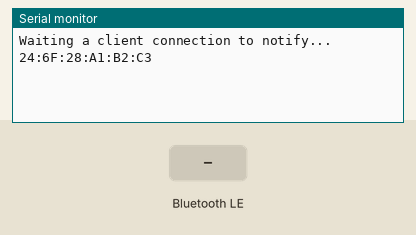
Simulated run of this sketch. Board: ESP32-C3. On the bench: the last lines printed to the serial monitor. The test bench sets the inputs (shaded band). Nothing arrives over Bluetooth unless stated; a phone connects over Bluetooth LE 3 s after start.

Above: at 1.2 s.
1.3 s: Bluetooth LE write "1" received
At 2.5 s:
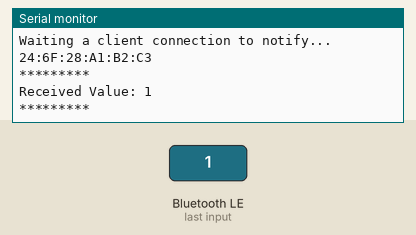
2.8 s: Bluetooth LE write "0" received
At 3.8 s:
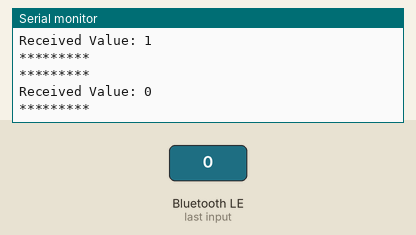
4.3 s: Bluetooth LE write "2" received
At 4.9 s:
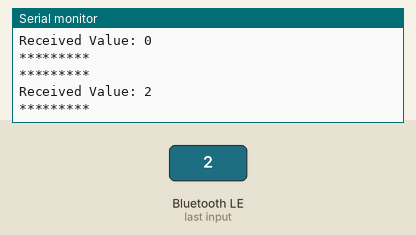

The sketch:

ESP32_C3_Bluetooth.ino
```cpp
/*
    Video: https://www.youtube.com/watch?v=oCMOYS71NIU
    Based on Neil Kolban example for IDF: https://github.com/nkolban/esp32-snippets/blob/master/cpp_utils/tests/BLE%20Tests/SampleNotify.cpp
    Ported to Arduino ESP32 by Evandro Copercini

   Create a BLE server that, once we receive a connection, will send periodic notifications.
   The service advertises itself as: 6E400001-B5A3-F393-E0A9-E50E24DCCA9E
   Has a characteristic of: 6E400002-B5A3-F393-E0A9-E50E24DCCA9E - used for receiving data with "WRITE"
   Has a characteristic of: 6E400003-B5A3-F393-E0A9-E50E24DCCA9E - used to send data with  "NOTIFY"

   The design of creating the BLE server is:
   1. Create a BLE Server
   2. Create a BLE Service
   3. Create a BLE Characteristic on the Service
   4. Create a BLE Descriptor on the characteristic
   5. Start the service.
   6. Start advertising.

   In this example rxValue is the data received (only accessible inside that function).
   And txValue is the data to be sent, in this example just a byte incremented every second.
*/
#include <BLEDevice.h>
#include <BLEServer.h>
#include <BLEUtils.h>
#include <BLE2902.h>
#include <WiFi.h>

BLEServer *pServer = NULL;
BLECharacteristic * pTxCharacteristic;
bool deviceConnected = false;
bool oldDeviceConnected = false;
uint8_t txValue[50] = "Hello World!";

// See the following for generating UUIDs:
// https://www.uuidgenerator.net/

#define SERVICE_UUID           "6E400001-B5A3-F393-E0A9-E50E24DCCA9E" // UART service UUID
#define CHARACTERISTIC_UUID_RX "6E400002-B5A3-F393-E0A9-E50E24DCCA9E"
#define CHARACTERISTIC_UUID_TX "6E400003-B5A3-F393-E0A9-E50E24DCCA9E"

class MyServerCallbacks: public BLEServerCallbacks
{
    void onConnect( BLEServer* pServer )
    {
        deviceConnected = true;
    };

    void onDisconnect( BLEServer* pServer )
    {
        deviceConnected = false;
    }
};

class MyCallbacks: public BLECharacteristicCallbacks
{
    void onWrite( BLECharacteristic *pCharacteristic )
    {
        std::string rxValue = pCharacteristic->getValue( );
        if( rxValue.length( ) > 0 )
        {
            Serial.println( "*********" );
            Serial.print( "Received Value: " );
            for( int j = 0; j < 50; j++ )
            {
                txValue[ j ] = 0;
            }
            int i = 0;
            for( i = 0; i < rxValue.length( ); i++ )
            {
                Serial.print( rxValue[ i ] );
                txValue[ i ] = rxValue[ i ];
            }
            i = i - 2;
            txValue[ i++ ] = '<';
            txValue[ i++ ] = '-';
            txValue[ i++ ] = 'E';
            txValue[ i++ ] = 'S';
            txValue[ i++ ] = 'P';
            txValue[ i++ ] = '3';
            txValue[ i++ ] = '2';
            txValue[ i++ ] = '\r';
            txValue[ i++ ] = '\n';
            Serial.println( );
            Serial.println( "*********" );
        }
    }
};

void setup( )
{
    Serial.begin( 115200 );
    // Create the BLE Device
    BLEDevice::init( "UART Service" );
    // Create the BLE Server
    pServer = BLEDevice::createServer( );
    pServer->setCallbacks( new MyServerCallbacks( ) );
    // Create the BLE Service
    BLEService *pService = pServer->createService( SERVICE_UUID );
    // Create a BLE Characteristic
    pTxCharacteristic = pService->createCharacteristic
                        (
                            CHARACTERISTIC_UUID_TX,
                            BLECharacteristic::PROPERTY_NOTIFY
                        );
    pTxCharacteristic->addDescriptor( new BLE2902( ) );
    BLECharacteristic * pRxCharacteristic = pService->createCharacteristic
                        (
                            CHARACTERISTIC_UUID_RX,
                            BLECharacteristic::PROPERTY_WRITE
                        );
    pRxCharacteristic->setCallbacks( new MyCallbacks( ) );
    // Start the service
    pService->start( );
    // Start advertising
    pServer->getAdvertising( )->start( );
    Serial.println( "Waiting a client connection to notify..." );
    Serial.println( WiFi.macAddress( ) );
}

void loop( )
{
    volatile uint8_t i = 0;
    volatile uint8_t j = 0;

    if( deviceConnected )
    {
      if( 0 != txValue[ 0 ] )
      {
        for ( i = 0; i < 50; i++ )
        {
          if ( 0 != txValue[ i ] )
          {
            j++;
          }
        }
        pTxCharacteristic->setValue( &txValue[ 0 ], j );
        pTxCharacteristic->notify( );
        //txValue++;
        txValue[ 0 ] = 0;
        delay( 10 ); // bluetooth stack will go into congestion, if too many packets are sent
      }
    }
    // disconnecting
    if( !deviceConnected && oldDeviceConnected )
    {
        delay( 500 ); // give the bluetooth stack the chance to get things ready
        pServer->startAdvertising( ); // restart advertising
        Serial.println( "start advertising" );
        oldDeviceConnected = deviceConnected;
    }
    // connecting
    if( deviceConnected && !oldDeviceConnected )
    {
      // do stuff here on connecting
      oldDeviceConnected = deviceConnected;
    }
}
```

Measured:
- after the input at 1.3 s, the serial monitor: prints a new line after 0.05 s (image 1)
- after the input at 2.8 s, the serial monitor: prints a new line after 0.05 s (image 2)
- after the input at 4.3 s, the serial monitor: prints a new line after 0.05 s (image 3)
